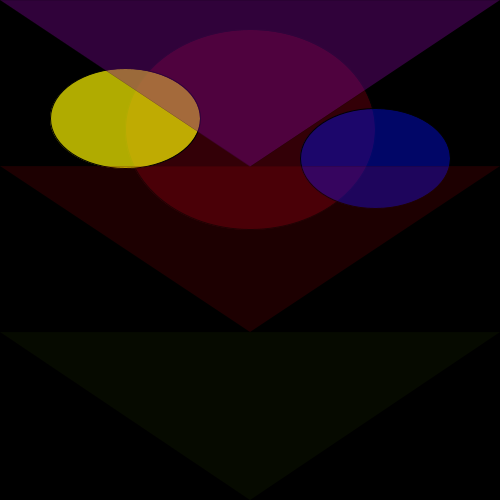
Frame 1 (no input)
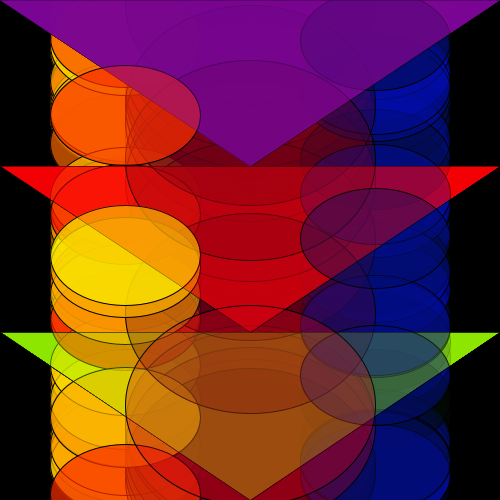
Frame 60 (the mouse pressed at the canvas centre just before this capture)
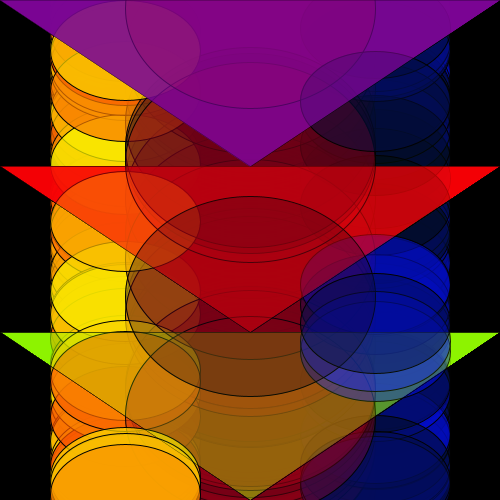
Frame 120 (the mouse held since frame 60 and released just before this capture)

The Processing sketch that drew these frames (run headless with seeded random() and noise(); from frame 60 on, the mouse is pressed at the canvas centre):

// Processing sketch: processing_107188
// ── processing_107188.pde

void setup(){
  size(500,500);
   background(0);
}
  void draw(){
  rectMode(CORNER);
  
   

    fill (random(0,250),0,21,80);
    stroke(2);
    strokeWeight(1);
    ellipse(250,random(0,500),250,200);
    
  fill(250,random(0,255),0,180);
  stroke(0);
  strokeWeight(1);
  ellipse(125,random(0,500),150,100);
  fill(3,12,random(0,255),120);
  stroke(1);
  strokeWeight(1);
  ellipse(375,random(0,500),150,100);
  fill(123,4,147,100);
  stroke(0);
strokeWeight(0);
triangle(0,0,250,166.6,500,0);
fill(250,0,9,30);
stroke(0);
strokeWeight(0);
triangle(0,166,250,332,500,166);
fill(143,255,0,10);
stroke(0);
strokeWeight(0);
triangle(0,332,250,500,500,332);
}
